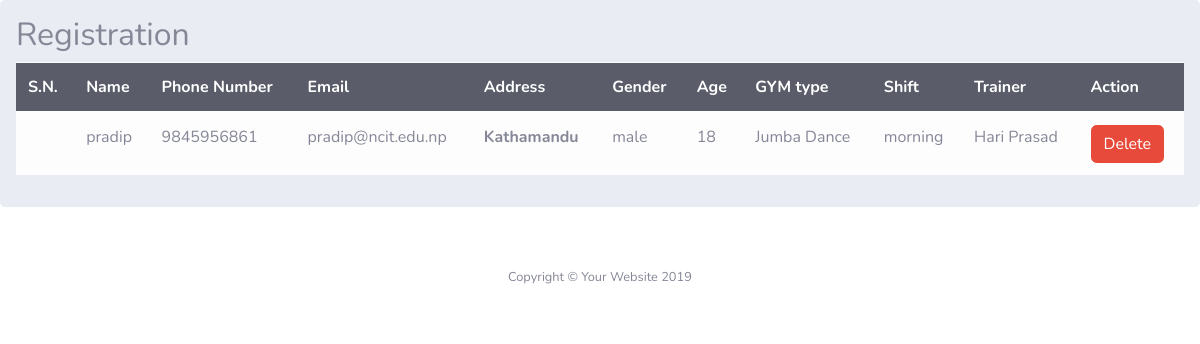
The app's page /GYM/registration/1 with its own data.
### GYM/models.py (models this page shows, shortened)
class UserSchedule(models.Model):
    user=models.ForeignKey(to=User, on_delete=CASCADE,null=True, blank=True)
    schedule=models.ForeignKey(to=Schedule, on_delete=CASCADE,null=True, blank=True)

class Schedule(models.Model):
    type=models.CharField(max_length=20)
    shift=models.CharField( max_length=50,default='Moring',choices=(('morning','Moring'),('afternoon','Afternoon'),('evening','Evening')))
    time=models.CharField(max_length=20)
    trainer=models.ForeignKey(on_delete=CASCADE,to=Trainers, null=True, blank=True)
    gym = models.ForeignKey(to=GymInfromation,on_delete=CASCADE, null=True, blank=True)

class Trainers(models.Model):
    name=models.CharField(max_length=20)
    phone_regex = RegexValidator(regex=r'^\+?1?\d{9,15}$', message="Phone number must be entered in the format: '+999999999'. Up to 15 digits allowed.")
    phone_number = models.CharField(validators=[phone_regex], max_length=17, blank=True) # validators should be a list
    age=models.CharField(max_length=20)
    trainer_type=models.CharField(max_length=20)
    pic=models.ImageField(upload_to='images', null=True, blank=True)
    address=models.CharField(max_length=20)
    gym = models.ForeignKey(to=GymInfromation,on_delete=CASCADE, null=True, blank=True)
    about=models.TextField()
    def __str__(self):
        return self.name

### App/models.py (models this page shows, shortened)
class UserInformation(models.Model):
    user = models.OneToOneField(User,on_delete=models.CASCADE)
    name=models.CharField(max_length=20)
    phone_regex = RegexValidator(regex=r'^\+?1?\d{9,15}$', message="Phone number must be entered in the format: '+999999999'. Up to 15 digits allowed.")
    phone_number = models.CharField(validators=[phone_regex], max_length=17, blank=True) # validators should be a list
    email=models.EmailField(blank=True, null=True,help_text='enter your email')
    address=models.CharField(max_length=20)
    gender=models.CharField( max_length=50,default='male',choices=(('female','female'),('male','male'),('other','other')))
    age=models.CharField(default=18, max_length=20)
    status=models.CharField(max_length=20,default='single',choices=(('single','single'),('married','married')))
    pan_number=models.CharField(max_length=100)
    user_type=models.CharField(max_length=20,choices=(('Member','member'),('GYM Owner','GYM Owner')))

### GYM/views.py (the view)
# urls.py: path('registration/<int:id>',views.registration, name='registration'),
def registration(request,id):
    if request.method=='GET':
        data=UserSchedule.objects.get(pk=24)
        contex={
            'datas':data
        }
        return render(request, 'gymadmin/registration.html', contex)

### GYM/templates/gymadmin/registration.html
{% extends 'gymadmin/base.html'%}
{%  block content %}
<div class="row">
    <div class=" col md-12">
      <div class=" jumbotron p-3">
<div><h2>Registration</h2> </div>
<div>
    <table class="table table-light">
        <thead class="table-dark">
          <tr>
            <th scope="col">S.N.</th>
            <th scope="col">Name</th>
            <th scope="col">Phone Number</th>
            <th scope="col">Email</th>
            <th scope="col">Address</th>
            <th scope="col">Gender</th>
            <th scope="col">Age</th>
            <th scope="col">GYM type</th>
            <th scope="col">Shift</th>
            <th scope="col">Trainer</th>
            <th scope="col">Action</th>
          </tr>
        </thead>
        <tbody>
          <tr>
            <td>{{ forloop.counter }}</td>
            <td>{{datas.user.userinformation.name}}</td>
            <td>{{datas.user.userinformation.phone_number}}</td>
            <td>{{datas.user.userinformation.email}}</td>
            <th>{{datas.user.userinformation.address}}</th>
            <td>{{datas.user.userinformation.gender}}</td>
            <td>{{datas.user.userinformation.age}}</td>
            <td>{{datas.schedule.type}}</td>
            <td>{{datas.schedule.shift}}</td>
            <td>{{datas.schedule.trainer}}</td>
            <td>
              <a href="/GYM/delete/{{ now.id }}" class="btn btn-danger btn-xs"
                onclick="return confirm('Are You Sure For Delete?')">Delete</a>
            </td>
          </tr>
        </tbody>
      </table>
</div>
      </div></div></div>
{% endblock %}

### records on screen
UserSchedule: user.userinformation.name "pradip", user.userinformation.phone_number "9845956861", user.userinformation.email "pradip@ncit.edu.np", user.userinformation.address "Kathamandu", user.userinformation.gender "male", user.userinformation.age "18", schedule.type "Jumba Dance", schedule.shift "morning", schedule.trainer "Hari Prasad"
